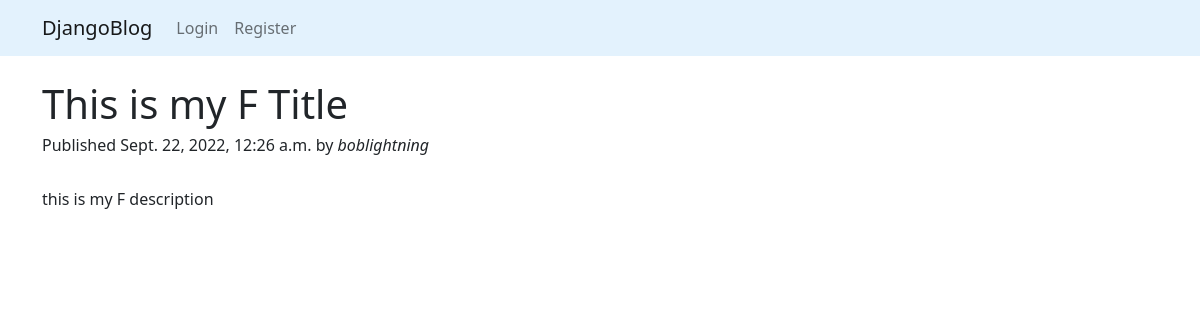
Screenshot of /articles/this-is-my-f-title/ with the database file from the repository.
### articles/models.py (models this page shows, shortened)
class Article(models.Model):
    title = models.CharField(max_length=200)
    description = models.TextField()
    slug = models.SlugField(max_length=100, unique=True)
    published = models.DateTimeField(auto_now_add=True)
    author = models.ForeignKey(User, on_delete=models.CASCADE)

### articles/views.py (the view)
# urls.py: path('articles/<slug:slug>/', article_details, name = 'article_details'),
def article_details(request, slug):
    article = get_object_or_404(Article, slug=slug)
    return render(request, 'details.html', {'article':article})

### articles/templates/details.html (shortened to what this page needs)
{% extends 'base.html' %}
{% block body %}
<div class='container mt-4'>
    <h1>{{article.title}}</h1>
    <h6>Published {{article.published}} by <i>{{article.author}}</i></h6>
    <br>
    <p>{{article.description}}</p>
</div>
{% endblock body %}

### rows the page displays
Article: title "This is my F Title", published "Sept. 22, 2022, 12:26 a.m.", author "boblightning", description "this is my F description"
